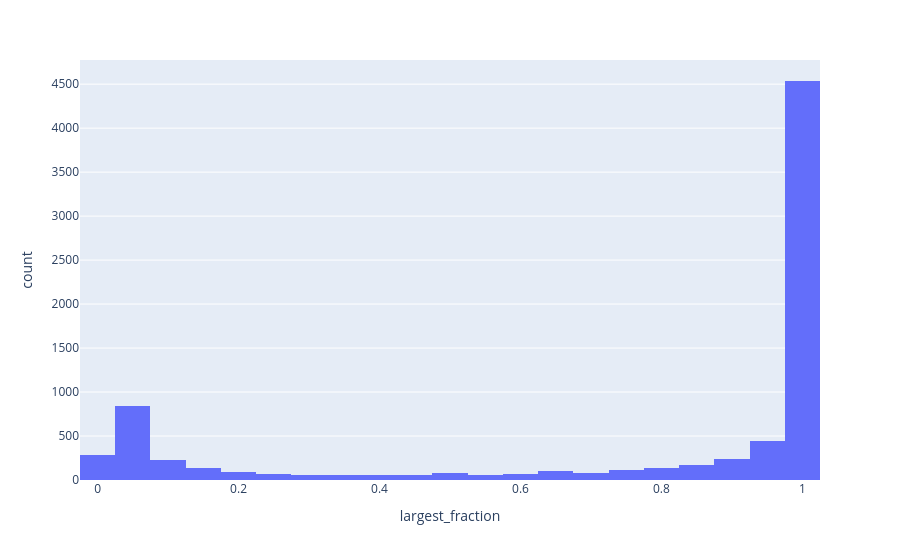

Notebook code for this chart:
### Code cell
fig = px.histogram(df, x = df['largest_fraction'])
fig.show()

### Figure 1 — Plotly figure (JSON) as saved in the notebook; plotly's stock layout.template omitted (floating-point values rounded to 4 significant figures; data arrays with more than 128 entries replaced by an {"elided": "..."} marker saying what was removed)
{"data": [{"alignmentgroup": "True", "bingroup": "x", "hovertemplate": "largest_fraction=%{x}<br>count=%{y}<extra></extra>", "legendgroup": "", "marker": {"color": "#636efa", "pattern": {"shape": ""}}, "name": "", "offsetgroup": "", "orientation": "v", "showlegend": false, "type": "histogram", "x": {"elided": "7920 float values"}, "xaxis": "x", "yaxis": "y"}], "layout": {"barmode": "relative", "legend": {"tracegroupgap": 0}, "margin": {"t": 60}, "xaxis": {"anchor": "y", "domain": [0, 1], "title": {"text": "largest_fraction"}}, "yaxis": {"anchor": "x", "domain": [0, 1], "title": {"text": "count"}}}}
